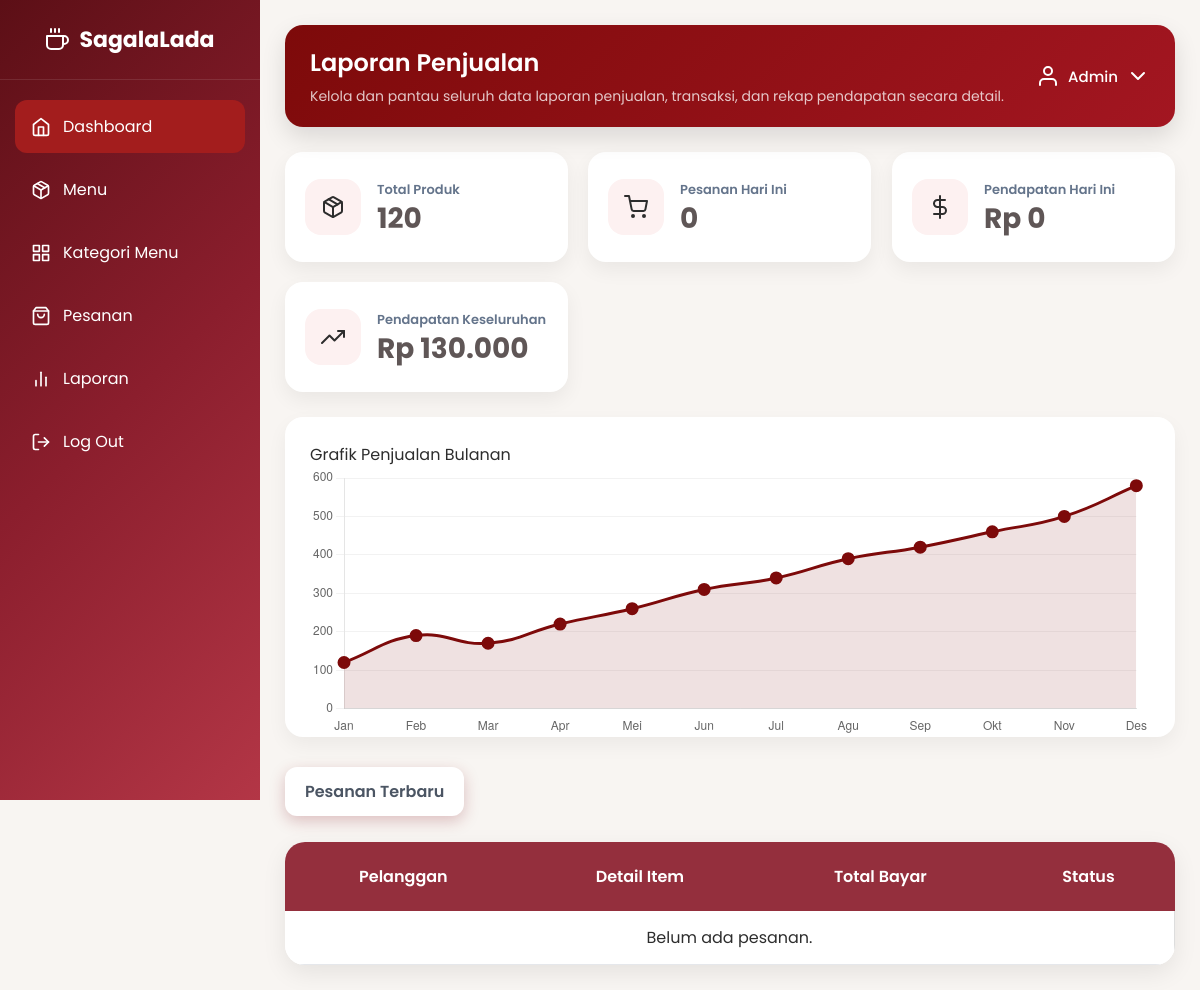
The app's page /admind/main_page/dashboard.php, older data.
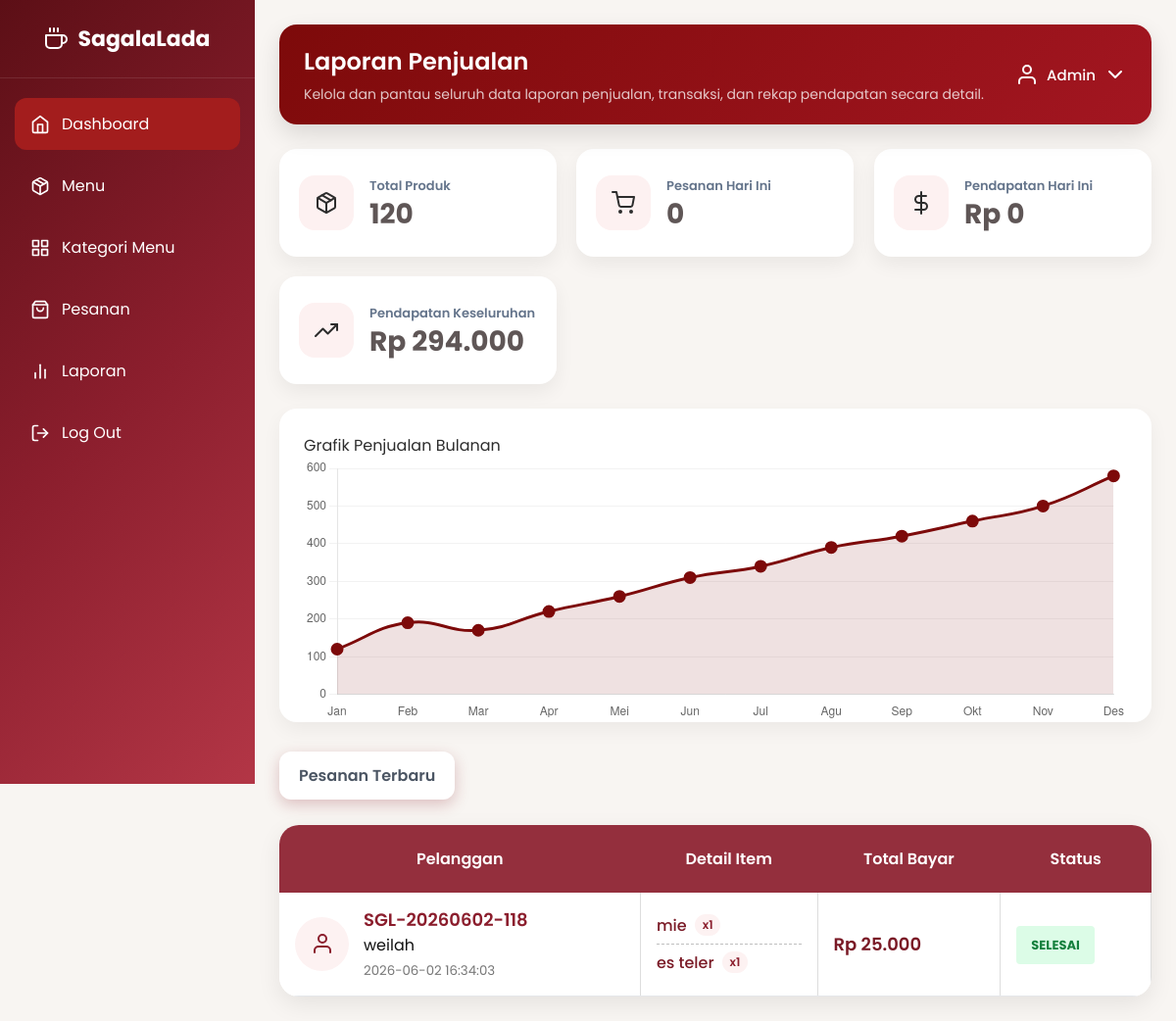
The same page, newer data.
### tables this page shows
CREATE TABLE `pesanan` (
  `id_pesanan` int(11) NOT NULL,
  `tanggal` datetime DEFAULT NULL,
  `id_meja` int(11) DEFAULT NULL,
  `id_admin` int(11) DEFAULT NULL,
  `total_harga` int(11) DEFAULT NULL,
  `status_pesanan` enum('pending','diproses','selesai','dibayar','dibatalkan') DEFAULT NULL,
  `id_pelanggan` int(11) DEFAULT NULL,
  `nomor_pesanan` varchar(30) DEFAULT NULL
);

CREATE TABLE `pelanggan` (
  `id_pelanggan` int(11) NOT NULL,
  `nama_pelanggan` varchar(100) DEFAULT NULL
);

CREATE TABLE `detail_pesanan` (
  `id_detail_pesanan` int(11) NOT NULL,
  `id_pesanan` int(11) DEFAULT NULL,
  `id_menu` int(11) DEFAULT NULL,
  `jumlah` int(11) DEFAULT NULL,
  `pedas` varchar(50) DEFAULT NULL,
  `catatan` text DEFAULT NULL,
  `subtotal` int(11) DEFAULT NULL
);

CREATE TABLE `menu` (
  `id_menu` int(11) NOT NULL,
  `nama_menu` varchar(100) DEFAULT NULL,
  `harga` int(11) DEFAULT NULL,
  `stok` int(11) DEFAULT NULL,
  `gambar` varchar(255) DEFAULT NULL,
  `id_kategori_menu` int(11) DEFAULT NULL,
  `id_admin` int(11) DEFAULT NULL,
  `deskripsi_menu` text NOT NULL
);

### admind/main_page/dashboard.php (the view, shortened to what this page needs)
<?php
include "koneksi.php";
$qPesananHariIni = mysqli_query(
  $conn,
  "SELECT COUNT(*) AS total
  FROM pesanan
  WHERE DATE(tanggal) = CURDATE()
  ");
  $pesananHariIni = mysqli_fetch_assoc($qPesananHariIni)['total'];
$qPendapatanHariIni = mysqli_query(
  $conn,
  "SELECT COALESCE(SUM(total_harga),0) AS total
  FROM pesanan
  WHERE DATE(tanggal) = CURDATE()
  AND status_pesanan IN ('dibayar')"
);
$pendapatanHariIni = mysqli_fetch_assoc($qPendapatanHariIni)['total'];
$qPendapatanTotal = mysqli_query(
  $conn,
  "SELECT COALESCE(SUM(total_harga),0) AS total
  FROM pesanan
  WHERE status_pesanan IN ('dibayar')"
);
$pendapatanTotal = mysqli_fetch_assoc($qPendapatanTotal)['total'];
$qPesananTerbaru = mysqli_query(
  $conn,
  "SELECT p.*, pl.nama_pelanggan
  FROM pesanan p
  JOIN pelanggan pl ON p.id_pelanggan = pl.id_pelanggan
  WHERE LOWER(TRIM(p.status_pesanan))
  IN ('diproses','selesai')
  ORDER BY p.id_pesanan DESC
  LIMIT 3"
);
?>
<!doctype html>
<html lang="id">
  <head>
    <link rel="stylesheet" href="../asset/style_sidebar.css">
    <link rel="stylesheet" href="style.css" />
  </head>
  <body>
    <?php $halaman = "dashboard"; ?>
    <?php include "../components/sidebar.php"; ?>
    <main class="main-content" id="main-content">
      <header class="navbar">
  <div class="navbar-left">
    <h2>Laporan Penjualan</h2>
    <p>
      Kelola dan pantau seluruh data laporan penjualan, transaksi, dan rekap pendapatan secara detail.
    </p>
  </div>
  <div class="navbar-right">
    <div class="profile">
      <button id="profile-btn">
        <i data-feather="user"></i>
        <span>Admin</span>
        <i data-feather="chevron-down"></i>
      </button>
    </div>
  </div>
</header>
      <section class="cards">
        <div class="card">
          <div class="card-icon">
            <i data-feather="package"></i>
          </div>
          <div>
            <h4>Total Produk</h4>
            <h2 class="counter" data-target="120">0</h2>
          </div>
        </div>
        <div class="card">
          <div class="card-icon">
            <i data-feather="shopping-cart"></i>
          </div>
          <div>
            <h4>Pesanan Hari Ini</h4>
            <h2><?= $pesananHariIni ?></h2>
          </div>
        </div>
        <div class="card">
          <div class="card-icon">
            <i data-feather="dollar-sign"></i>
          </div>
          <div>
            <h4>Pendapatan Hari Ini</h4>
            <h2>Rp <?= number_format($pendapatanHariIni,0,',','.')?></h2>
          </div>
        </div>
        <div class="card">
          <div class="card-icon">
            <i data-feather="trending-up"></i>
          </div>
          <div>
            <h4>Pendapatan Keseluruhan</h4>
            <h2>Rp <?= number_format($pendapatanTotal, 0, ',', '.') ?></h2>
        </div>
        </div>
      </section>
      <section class="chart-box">
        <div class="section-title">Grafik Penjualan Bulanan</div>
        <canvas id="salesChart"></canvas>
      </section>
      <h2 class="table-title">Pesanan Terbaru</h2>
      <section class="table-box">
        <table>
          <thead>
            <tr>
                <th>Pelanggan</th>
                <th>Detail Item</th>
                <th>Total Bayar</th>
                <th>Status</th>
            </tr>
          </thead>
  <tbody>
    <?php
    if(mysqli_num_rows($qPesananTerbaru) > 0){
        while($row = mysqli_fetch_assoc($qPesananTerbaru)){
            $status = strtolower(trim($row['status_pesanan']));
    ?>
    <tr>
        <td>
    <div class="pelanggan-box">
        <div class="pelanggan-icon">
            <i data-feather="user"></i>
        </div>
        <div>
            <span class="nomor-pesanan">
                <?= $row['nomor_pesanan'] ?>
            </span>
            <div class="nama-pelanggan">
                <?= htmlspecialchars($row['nama_pelanggan']) ?>
            </div>
            <small>
                <?= $row['tanggal'] ?>
            </small>
        </div>
    </div>
</td>
        <td>
            <?php
            $idPesanan = $row['id_pesanan'];
            $qDetail = mysqli_query(
                $conn,
                "SELECT m.nama_menu, dp.jumlah
                FROM detail_pesanan dp
                JOIN menu m ON dp.id_menu = m.id_menu
                WHERE dp.id_pesanan = '$idPesanan'"
            );
            while($detail = mysqli_fetch_assoc($qDetail)){
            ?>
                <div class="item-menu">
                    <div class="nama-menu">
                        <?= $detail['nama_menu'] ?>
                        <span class="qty">
                            x<?= $detail['jumlah'] ?>
                        </span>
                    </div>
                </div>
            <?php
            }
            ?>
        </td>
        <td>
          <span class="total-bayar">
              Rp <?= number_format($row['total_harga'],0,',','.') ?>
          </span>
      </td>
        <td>
            <span class="status-badge <?= $status ?>">
                <?= ucfirst($status) ?>
            </span>
        </td>
    </tr>
    <?php
        }
    }else{
    ?>
    <tr>
        <td colspan="4" style="text-align:center">
            Belum ada pesanan.
        </td>
    </tr>
    <?php } ?>
  </tbody>
        </table>
      </section>
    </main>
  </body>
</html>

### admind/components/sidebar.php
<aside class="sidebar" id="sidebar">
        <div class="logo">
            <i data-feather="coffee"></i>
            <span>SagalaLada</span>
        </div>
        <ul class="menu">
            <li class="<?= ($halaman == 'dashboard') ? 'active' : '' ?>">
            <a href="/Project1/admind/main_page/dashboard.php">
                <i data-feather="home"></i>
                <span>Dashboard</span>
            </a>
            </li>
            <li class="<?= ($halaman == 'menu') ? 'active' : '' ?>">
            <a href="/Project1/admind/crud/menu/index_admin.php">
                <i data-feather="package"></i>
                <span>Menu</span>
            </a>
            </li>
            <li class="<?= ($halaman == 'kategori') ? 'active' : '' ?>">
            <a href="/Project1/admind/crud/kategori/index_kategori.php">
                <i data-feather="grid"></i>
                <span>Kategori Menu</span>
            </a>
            </li>
            <li class="<?= ($halaman == 'pesanan') ? 'active' : '' ?>">
            <a href="/Project1/admind/crud/pesanan/admin_pesanan.php">
                <i data-feather="shopping-bag"></i>
                <span>Pesanan</span>
            </a>
            </li>
            <li class="<?= ($halaman == 'laporan') ? 'active' : '' ?>">
            <a href="/Project1/admind/crud/laporan/index.php">
                <i data-feather="bar-chart-2"></i>
                <span>Laporan</span>
            </a>
            </li>
            <li>
            <a href="/project1/login/logout.php">
    <i data-feather="log-out"></i>
    <span>Log Out</span>
</a>
            </li>
        </ul>
</aside>

### admind/asset/style_sidebar.css (style rules this page uses)
.sidebar { position: fixed; top: 0; left: 0; width: 260px; height: 100vh; background: linear-gradient(135deg, #5c0f16, #8b1e2d, #b33646); color: #fff; z-index: 2000; overflow-y: auto; }
.logo { height: 80px; display: flex; align-items: center; justify-content: center; gap: 10px; font-size: 22px; font-weight: 700; border-bottom: 1px solid rgba(255, 255, 255, 0.1); }
.logo svg { width: 24px; height: 24px; }
.menu { list-style: none; padding: 20px 15px; }
.menu li { margin-bottom: 10px; }
.menu li a { position: relative; overflow: hidden; text-decoration: none; color: #fff; display: flex; align-items: center; gap: 12px; padding: 14px 16px; border-radius: 12px; transition: 0.3s ease; }
.menu li a::before { content: ""; position: absolute; top: 0; left: -100%; width: 100%; height: 100%; background: rgba(255, 255, 255, 0.08); transition: 0.4s; }
.menu li.active a { background: #a31d1d; }
.menu svg { width: 20px; height: 20px; }

Row changes from the older to the newer data that the page shows:
added pesanan: nomor_pesanan "SGL-20260602-118", id_pelanggan.nama_pelanggan "weilah", tanggal "2026-06-02 16:34:03", total_harga "25.000", status_pesanan "SELESAI"
added detail_pesanan: id_menu.nama_menu "mie", jumlah "1"
added detail_pesanan: id_menu.nama_menu "es teler", jumlah "1"
Text that changed along with them:
$pendapatanTotal: "130.000" → "294.000"
text no longer shown: "Belum ada pesanan."
